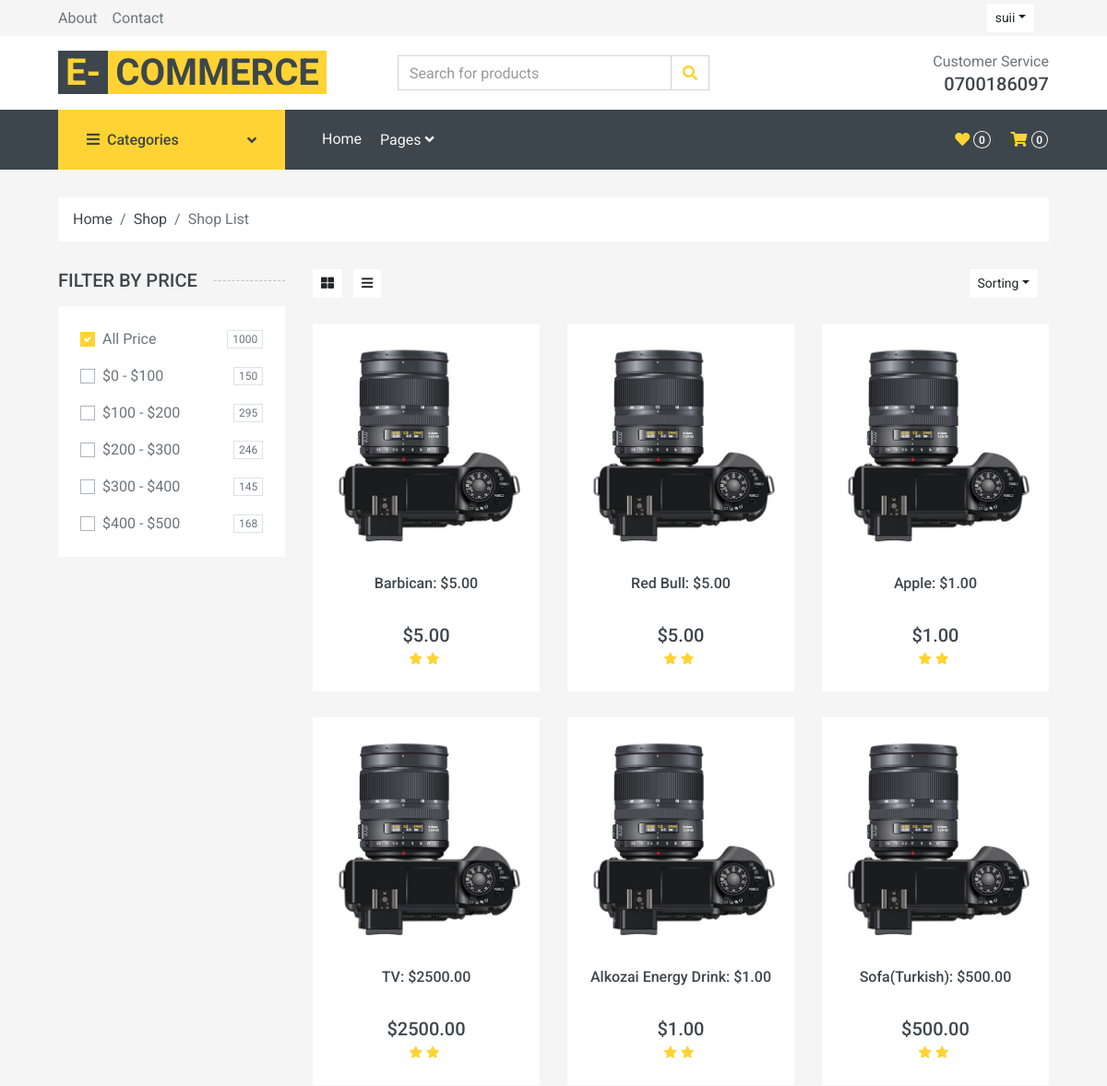
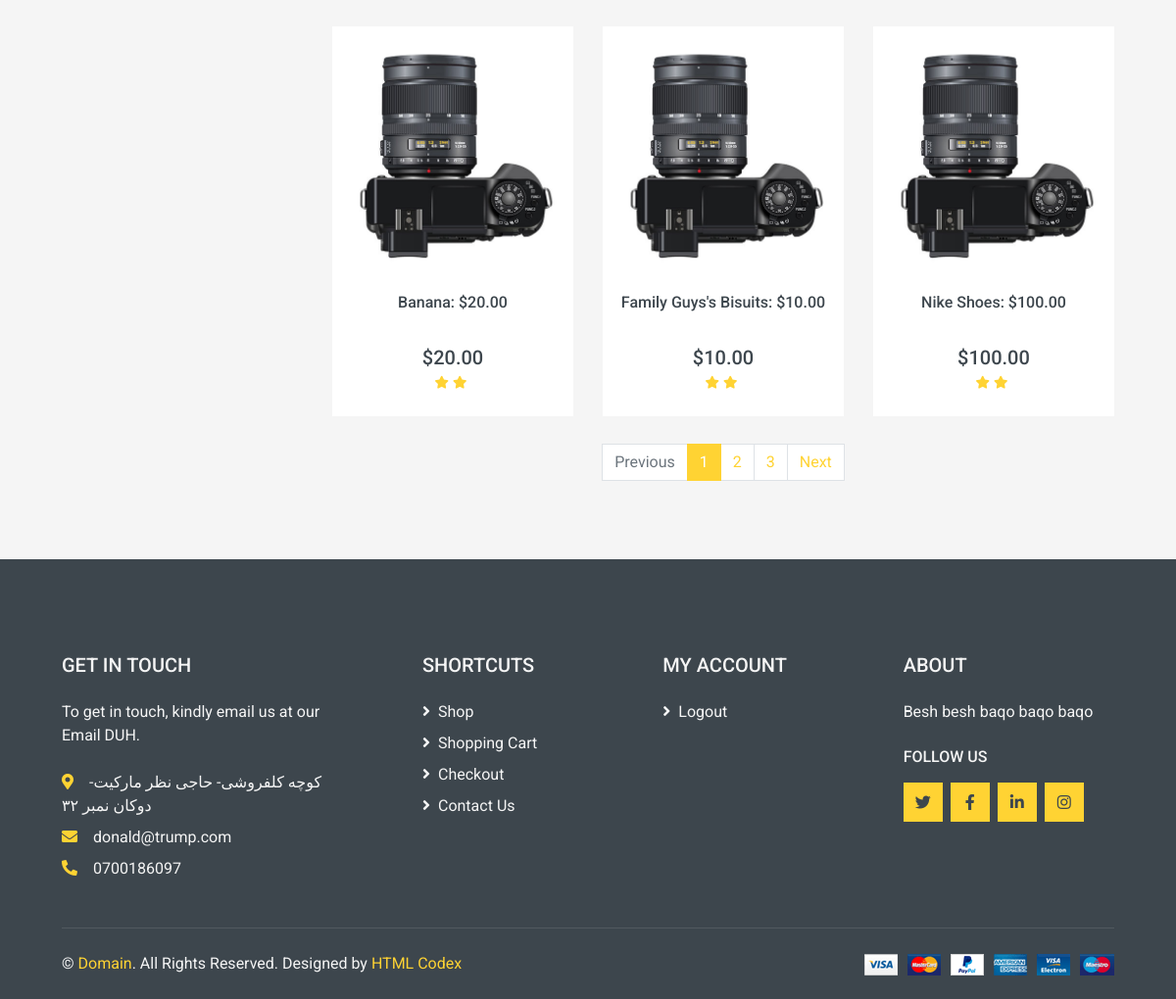
Screenshot of /product/ (signed in) with the database file from the repository (2 pictures, top to bottom).
### items/models.py (models this page shows, shortened)
class Product(models.Model):
    name = models.CharField(max_length=69)
    distributor = models.ForeignKey(Companie, on_delete=models.CASCADE)
    image = models.ImageField(blank=True,null=True,default='avatar.svg')
    price = models.DecimalField(
        max_digits=10, decimal_places=2, null=True, default='29.99')
    category = models.ForeignKey(Category,on_delete=models.CASCADE,null=True)
    def __str__(self):
        return str(self.name) + ": $" + str(self.price)

### items/views.py (the view)
# urls.py: path("product/", views.product, name='product'),
def product(request):
    q = request.GET.get('q') if request.GET.get('q') != None else ''
    product = Product.objects.filter(Q(name__icontains=q) |
                                     Q(category__name__icontains=q))
    context = {'product': product}
    return render(request, 'product.html', context)

### templates/product.html (shortened to what this page needs)
<!DOCTYPE html>
<html lang="en">
<head>
    <link rel="stylesheet" href="\static\css\style.css">
    <link href="https://cdnjs.cloudflare.com/ajax/libs/font-awesome/5.10.0/css/all.min.css" rel="stylesheet">
    <link href="\static\lib\animate\animate.min.css" rel="stylesheet">
    <link href="\static\lib\owlcarousel\assets\owl.carousel.min.css" rel="stylesheet">
    <link href="\static\css\style.css" rel="stylesheet">
</head>
<body>
    <div class="container-fluid">
        <div class="row bg-secondary py-1 px-xl-5">
            <div class="col-lg-6 d-none d-lg-block">
                <div class="d-inline-flex align-items-center h-100">
                    <a class="text-body mr-3" href="">About</a>
                    <a class="text-body mr-3" href="">Contact</a>
                </div>
            </div>
            <div class="col-lg-6 text-center text-lg-right">
                <div class="d-inline-flex align-items-center">
                    <div class="btn-group">
                        <button type="button" class="btn btn-sm btn-light dropdown-toggle" data-toggle="dropdown">{{user.username}}</button>
                    </div>
                </div>
            </div>
        </div>
        <div class="row align-items-center bg-light py-3 px-xl-5 d-none d-lg-flex">
            <div class="col-lg-4">
                <a href="" class="text-decoration-none">
                    <span class="h1 text-uppercase text-primary bg-dark px-2">E-</span>
                    <span class="h1 text-uppercase text-dark bg-primary px-2 ml-n1">Commerce</span>
                </a>
            </div>
            <div class="col-lg-4 col-6 text-left">
                <form action="">
                    <div class="input-group">
                        <input
                        type="text"
                        class="form-control"
                        placeholder="Search for products"
                        name = 'q'
                      />
                        <div class="input-group-append">
                            <span class="input-group-text bg-transparent text-primary">
                                <i class="fa fa-search"></i>
                            </span>
                        </div>
                    </div>
                </form>
            </div>
            <div class="col-lg-4 col-6 text-right">
                <p class="m-0">Customer Service</p>
                <h5 class="m-0">0700186097</h5>
            </div>
        </div>
    </div>
    <div class="container-fluid bg-dark mb-30">
        <div class="row px-xl-5">
            <div class="col-lg-3 d-none d-lg-block">
                <a class="btn d-flex align-items-center justify-content-between bg-primary w-100" data-toggle="collapse" href="#navbar-vertical" style="height: 65px; padding: 0 30px;">
                    <h6 class="text-dark m-0"><i class="fa fa-bars mr-2"></i>Categories</h6>
                    <i class="fa fa-angle-down text-dark"></i>
                </a>
            </div>
            <div class="col-lg-9">
                <nav class="navbar navbar-expand-lg bg-dark navbar-dark py-3 py-lg-0 px-0">
                    <div class="collapse navbar-collapse justify-content-between" id="navbarCollapse">
                        <div class="navbar-nav mr-auto py-0">
                            <a href="{% url 'home' %}" class="nav-item nav-link">Home</a>
                            <div class="nav-item dropdown">
                                <a href="#" class="nav-link dropdown-toggle" data-toggle="dropdown">Pages <i class="fa fa-angle-down mt-1"></i></a>
                            </div>
                        </div>
                        <div class="navbar-nav ml-auto py-0 d-none d-lg-block">
                            <a href="" class="btn px-0">
                                <i class="fas fa-heart text-primary"></i>
                                <span class="badge text-secondary border border-secondary rounded-circle" style="padding-bottom: 2px;">0</span>
                            </a>
                            <a href="" class="btn px-0 ml-3">
                                <i class="fas fa-shopping-cart text-primary"></i>
                                <span class="badge text-secondary border border-secondary rounded-circle" style="padding-bottom: 2px;">0</span>
                            </a>
                        </div>
                    </div>
                </nav>
            </div>
        </div>
    </div>
    <div class="container-fluid">
        <div class="row px-xl-5">
            <div class="col-12">
                <nav class="breadcrumb bg-light mb-30">
                    <a class="breadcrumb-item text-dark" href="{% url 'home' %}">Home</a>
                    <a class="breadcrumb-item text-dark" href="{% url 'product' %}">Shop</a>
                    <span class="breadcrumb-item active">Shop List</span>
                </nav>
            </div>
        </div>
    </div>
    <div class="container-fluid">
        <div class="row px-xl-5">
            <div class="col-lg-3 col-md-4">
                <h5 class="section-title position-relative text-uppercase mb-3"><span class="bg-secondary pr-3">Filter by price</span></h5>
                <div class="bg-light p-4 mb-30">
                    <form>
                        <div class="custom-control custom-checkbox d-flex align-items-center justify-content-between mb-3">
                            <label class="custom-control-label" for="price-all">All Price</label>
                            <span class="badge border font-weight-normal">1000</span>
                        </div>
                        <div class="custom-control custom-checkbox d-flex align-items-center justify-content-between mb-3">
                            <label class="custom-control-label" for="price-1">$0 - $100</label>
                            <span class="badge border font-weight-normal">150</span>
                        </div>
                        <div class="custom-control custom-checkbox d-flex align-items-center justify-content-between mb-3">
                            <label class="custom-control-label" for="price-2">$100 - $200</label>
                            <span class="badge border font-weight-normal">295</span>
                        </div>
                        <div class="custom-control custom-checkbox d-flex align-items-center justify-content-between mb-3">
                            <label class="custom-control-label" for="price-3">$200 - $300</label>
                            <span class="badge border font-weight-normal">246</span>
                        </div>
                        <div class="custom-control custom-checkbox d-flex align-items-center justify-content-between mb-3">
                            <label class="custom-control-label" for="price-4">$300 - $400</label>
                            <span class="badge border font-weight-normal">145</span>
                        </div>
                        <div class="custom-control custom-checkbox d-flex align-items-center justify-content-between">
                            <label class="custom-control-label" for="price-5">$400 - $500</label>
                            <span class="badge border font-weight-normal">168</span>
                        </div>
                    </form>
                </div>
            </div>
            <div class="col-lg-9 col-md-8">
                <div class="row pb-3">
                    <div class="col-12 pb-1">
                        <div class="d-flex align-items-center justify-content-between mb-4">
                            <div>
                                <button class="btn btn-sm btn-light"><i class="fa fa-th-large"></i></button>
                                <button class="btn btn-sm btn-light ml-2"><i class="fa fa-bars"></i></button>
                            </div>
                            <div class="ml-2">
                                <div class="btn-group">
                                    <button type="button" class="btn btn-sm btn-light dropdown-toggle" data-toggle="dropdown">Sorting</button>
                                </div>
                            </div>
                        </div>
                    </div>
                    {% for item in product %}
                    <div class="col-lg-4 col-md-6 col-sm-6 pb-1">
                        <div class="product-item bg-light mb-4">
                            <div class="product-img position-relative overflow-hidden">
                                <img class="img-fluid w-100" src="img/product-1.jpg" alt="">
                                <div class="product-action">
                                </div>
                            </div>
                            <div class="text-center py-4">
                                <a class="h6 text-decoration-none text-truncate" href="">{{item}}</a>
                                <br>
                                <br>
                                <div class="d-flex align-items-center justify-content-center mt-2">
                                    <h5>${{item.price}}</h5>
                                </div>
                                <div class="d-flex align-items-center justify-content-center mb-1">
                                    <small class="fa fa-star text-primary mr-1"></small>
                                    <small class="fa fa-star text-primary mr-1"></small>
                                </div>
                            </div>
                        </div>
                    </div>
                    {% endfor %}
                    <div class="col-12">
                        <nav>
                          <ul class="pagination justify-content-center">
                            <li class="page-item disabled"><a class="page-link" href="#">Previous</span></a></li>
                            <li class="page-item active"><a class="page-link" href="#">1</a></li>
                            <li class="page-item"><a class="page-link" href="#">2</a></li>
                            <li class="page-item"><a class="page-link" href="#">3</a></li>
                            <li class="page-item"><a class="page-link" href="#">Next</a></li>
                          </ul>
                        </nav>
                    </div>
                </div>
            </div>
        </div>
    </div>
    <div class="container-fluid bg-dark text-secondary mt-5 pt-5">
        <div class="row px-xl-5 pt-5">
          <div class="col-lg-4 col-md-12 mb-5 pr-3 pr-xl-5">
            <h5 class="text-secondary text-uppercase mb-4">Get In Touch</h5>
            <p class="mb-4">
              To get in touch, kindly email us at our Email DUH.
            </p>
            <p class="mb-2">
              <i class="fa fa-map-marker-alt text-primary mr-3"></i>کوچه کلفروشی- حاجی نظر مارکیت- دوکان نمبر ۳۲
            </p>
            <p class="mb-2">
              <i class="fa fa-envelope text-primary mr-3"></i>donald@trump.com
            </p>
            <p class="mb-0">
              <i class="fa fa-phone-alt text-primary mr-3"></i>0700186097
            </p>
          </div>
          <div class="col-lg-8 col-md-12">
            <div class="row">
              <div class="col-md-4 mb-5">
                <h5 class="text-secondary text-uppercase mb-4">Shortcuts</h5>
                <div class="d-flex flex-column justify-content-start">
                  <a class="text-secondary mb-2" href="{% url 'product' %}"
                    ><i class="fa fa-angle-right mr-2"></i>Shop</a
                  >
                  <a class="text-secondary mb-2" href="#"
                    ><i class="fa fa-angle-right mr-2"></i>Shopping Cart</a
                  >
                  <a class="text-secondary mb-2" href="#"
                    ><i class="fa fa-angle-right mr-2"></i>Checkout</a
                  >
                  <a class="text-secondary" href="{% url 'contact' %}"
                    ><i class="fa fa-angle-right mr-2"></i>Contact Us</a
                  >
                </div>
              </div>
              <div class="col-md-4 mb-5">
                <h5 class="text-secondary text-uppercase mb-4">My Account</h5>
                <div class="d-flex flex-column justify-content-start">
                  {% if user.is_authenticated %}
                  <div class="d-flex flex-column justify-content-start">
                    <a class="text-secondary mb-2" href="{% url 'sign-out' %}"
                    ><i class="fa fa-angle-right mr-2"></i>Logout</a
                  >
                  </div>
                  {% endif %}
                </div>
              </div>
              <div class="col-md-4 mb-5">
                <h5 class="text-secondary text-uppercase mb-4">About</h5>
                <p>Besh besh baqo baqo baqo</p>
                <h6 class="text-secondary text-uppercase mt-4 mb-3">Follow Us</h6>
                <div class="d-flex">
                  <a class="btn btn-primary btn-square mr-2" href="#"
                    ><i class="fab fa-twitter"></i
                  ></a>
                  <a class="btn btn-primary btn-square mr-2" href="#"
                    ><i class="fab fa-facebook-f"></i
                  ></a>
                  <a class="btn btn-primary btn-square mr-2" href="#"
                    ><i class="fab fa-linkedin-in"></i
                  ></a>
                  <a class="btn btn-primary btn-square" href="#"
                    ><i class="fab fa-instagram"></i
                  ></a>
                </div>
              </div>
            </div>
          </div>
        </div>
        <div
          class="row border-top mx-xl-5 py-4"
          style="border-color: rgba(256, 256, 256, 0.1) !important"
        >
          <div class="col-md-6 px-xl-0">
            <p class="mb-md-0 text-center text-md-left text-secondary">
              &copy; <a class="text-primary" href="#">Domain</a>. All Rights
              Reserved. Designed by
              <a class="text-primary" href="https://htmlcodex.com">HTML Codex</a>
            </p>
          </div>
          <div class="col-md-6 px-xl-0 text-center text-md-right">
            <img class="img-fluid" src="img/payments.png" alt="" />
          </div>
        </div>
      </div>
</body>
</html>

### rows the page displays
Product: name+price "Barbican: $5.00", price "5.00"
Product: name+price "Red Bull: $5.00", price "5.00"
Product: name+price "Apple: $1.00", price "1.00"
Product: name+price "TV: $2500.00", price "2500.00"
Product: name+price "Alkozai Energy Drink: $1.00", price "1.00"
Product: name+price "Sofa(Turkish): $500.00", price "500.00"
Product: name+price "Banana: $20.00", price "20.00"
Product: name+price "Family Guys's Bisuits: $10.00", price "10.00"
Product: name+price "Nike Shoes: $100.00", price "100.00"

### other values shown
{{ user.username }} "suii"
